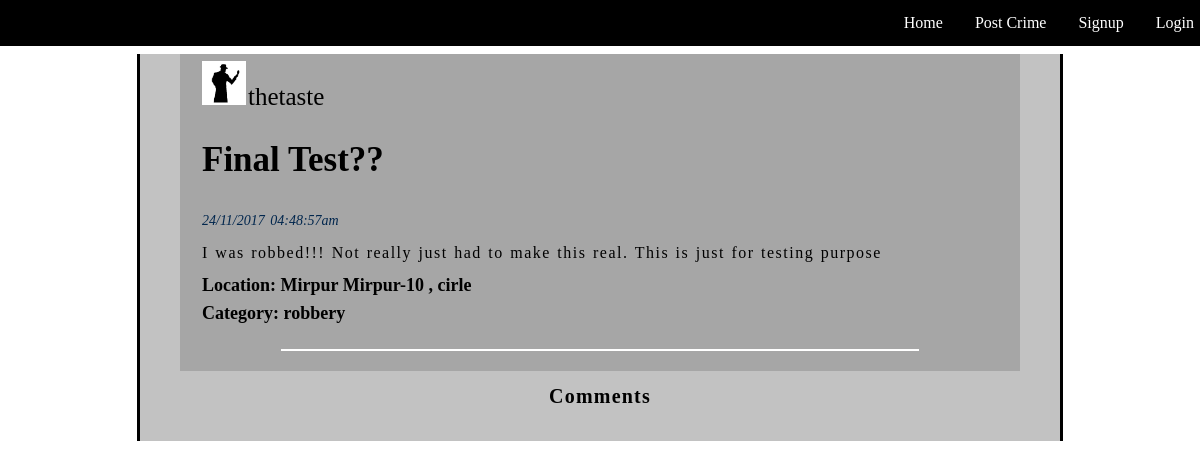
The app's page /Views/blog.php/login.php?blog_id=23, older data.
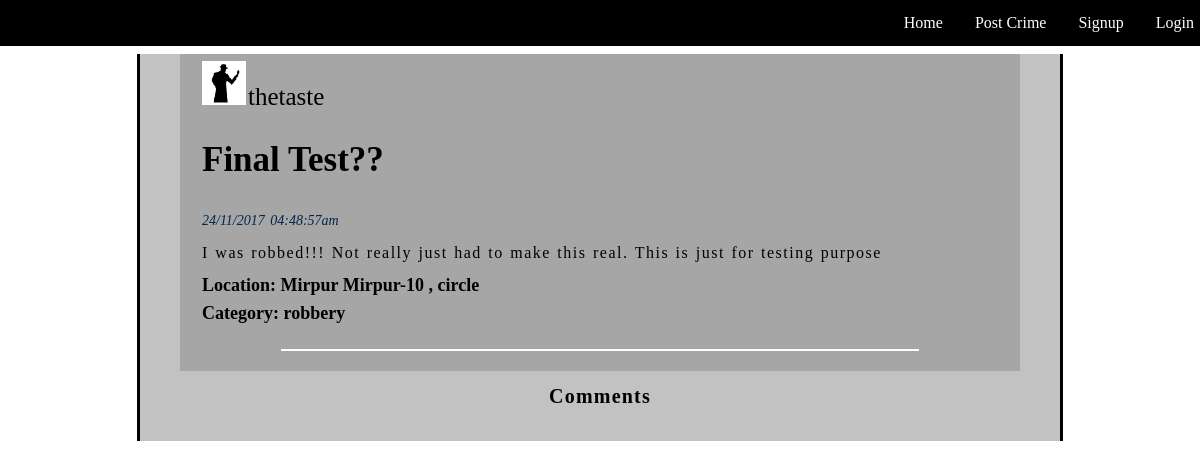
The same page, newer data.
### tables this page shows
CREATE TABLE `blogs` (
  `blog_id` int(11) NOT NULL,
  `title` varchar(100) DEFAULT NULL,
  `body` text,
  `datetime` varchar(70) DEFAULT NULL,
  `attachment` varchar(200) DEFAULT NULL,
  `blogger_id` int(11) DEFAULT NULL,
  `name_hidden` tinyint(1) DEFAULT NULL,
  `location` text,
  `category` varchar(50) DEFAULT NULL,
  `del` tinyint(1) DEFAULT '0'
);

CREATE TABLE `users` (
  `user_id` int(11) NOT NULL,
  `fname` varchar(80) DEFAULT NULL,
  `lname` varchar(80) DEFAULT NULL,
  `age` int(11) DEFAULT NULL,
  `bdate` varchar(11) DEFAULT NULL,
  `username` varchar(120) DEFAULT NULL,
  `email` varchar(50) DEFAULT NULL,
  `password` varchar(100) DEFAULT NULL,
  `pro_pic` varchar(180) DEFAULT NULL,
  `gender` varchar(20) DEFAULT NULL,
  `role` int(11) DEFAULT NULL,
  `del` tinyint(1) DEFAULT '0'
);

### Controllers/BlogController.php (called while the page is built, shortened)
<?php
require(get_include_path()."\Projects\aiub project\Models\BlogModel.php");
class BlogController{
    private $blog;
    function BlogController()
    {
        $this->blog = new BlogModel();
    }
    function bloggerName($id)
    {
        return $this->blog->getBloggerName($id);
    }
    function getBlog($id)
    {
        return $this->blog->getBlog($id);
    }
    function getBloggerProfilePicture($id)
    {
        return $this->blog->getBloggerPP($id);
    }
}
 ?>

### Models/Models.php (called while the page is built, shortened)
<?php
class Models{
    public $server;
    public $user;
    public $pass;
    public $db;
    protected $conn;
    function Models($server = "localhost:3306" , $user = "root" , $pass ="" , $db = "is_that_crime")
    {
        $this->server = $server;
        $this->user = $user;
        $this->pass = $pass;
        $this->db = $db;
    }
    private function openConnection()
    {
        $this->conn = new mysqli($this->server , $this->user , $this->pass , $this->db);
        if($this->conn->connect_error)
        {
            $this->errorMessage($this->conn->connect_error);
            return false;
        }
        else
            return true;
    }
    function executeQuery($query)
    {
        if($this->openConnection())
        {
            if($this->result = $this->conn->query($query))
            {
                if($this->result->num_rows > 0)
                {
                    return $this->result;
                }
                else
                {
                    return false;
                }
            }
            else
            {
                $this->errorMessage($this->conn->error);
                return false;
            }
        }
        else
        {
            $this->errorMessage($this->conn->error);
            return false;
        }
    }
}
?>

### Models/BlogModel.php (called while the page is built, shortened)
<?php
require_once("Models.php");
class BlogModel extends Models{
    function getBloggerName($id)
    {
        $name = $this->executeQuery("select username from users where user_id in (select blogger_id from blogs where blogger_id = $id);");
        if($name->num_rows > 0)
        {
            $name = $name->fetch_assoc();
            $name = $name["username"];
            return $name;
        }
        else
            return false;
    }
    function getBloggerPP($id)
    {
        $url = $this->executeQuery("select pro_pic from users where user_id in (select blogger_id from blogs where blogger_id = $id);");
        if($url->num_rows > 0)
        {
            $url = $url->fetch_assoc();
            $url = $url["pro_pic"];
            return $url;
        }
        else
            return false;
    }
    function getBlog($id)
    {
        $blog = $this->executeQuery("select * from blogs where blog_id = $id and del = false");
        if($blog->num_rows > 0)
        {
            $blog = $blog->fetch_assoc();
            return $blog;
        }
        else
            return false;
    }
}
 ?>

### Views/blog.php (the view, shortened to what the changed rows need)
<html>
<head>
    <link rel="stylesheet" type="text/css" href="http://localhost:<?php echo  $_SERVER["SERVER_PORT"];?>/Projects/aiub%20project/css/navigation.css">
    <link rel="stylesheet" type="text/css" href="http://localhost:<?php echo  $_SERVER["SERVER_PORT"];?>/Projects/aiub%20project/css/blog_style.css">
    <link rel="stylesheet" type="text/css" href="http://localhost:<?php echo  $_SERVER["SERVER_PORT"];?>/Projects/aiub%20project/css/comment_style.css">
        <?php
            require(get_include_path()."\Projects\aiub project\Controllers\UserController.php");
            $login = new Login();
            $userId = $login->getUserid();
            require_once(get_include_path()."\Projects\aiub project\Controllers\BlogController.php");
            $blogControl = new BlogController();
         ?>
</head>
<body>
<div>
    <article>
        <div id = "blog-container">
            <?php
            if(isset($_GET["blog_id"]))
            {
                $id = $_GET["blog_id"];
                $blog = $blogControl->getBlog($id);
                $blogger = "Anonymous";
                $blogger_pp = "";
                if(!$blog["name_hidden"])
                {
                    $blogger_id = $blog["blogger_id"];
                    $blogger = $blogControl->bloggerName($blogger_id);
                    $blogger_pp = $blogControl->getBloggerProfilePicture($blogger_id);
                }
                echo "<div id=\"blog-container-content\">";
                    echo "<img class='rectangular_pro_pic' src='$blogger_pp' onerror='return setDefaultPP(this)'/>";
                    echo "<b id =\"blogger_name\">".$blogger."</b>";
                    echo "<p class ='blog_title'>".$blog["title"]."</p>".checkRemovalbeBlog($blog["blog_id"] , $userId);
                    echo "<p class = \"datetime\">".$blog["datetime"]."</p>";
                    echo "<p class = \"body\">".$blog["body"]."</p>";
                    echo "<p class =\"bold-blog-content\">Location: ".$blog["location"]."</p>";
                    echo "<p class =\"bold-blog-content\">Category: ".$blog["category"]."</p>";
                echo "<hr>";
                echo "</div>";
                echo "<p id = \"comment-title\">Comments</p>";
            }
            else
            {
                echo "Do Not Mess Up The URL";
            }
         ?>
     </div>
    </article>
</div>
</body>
</html>
<?php
function checkRemovalbeBlog($blogid , $userid)
{
    return "";
}
 ?>

Row changes from the older to the newer data that the page shows:
changed blogs "Final Test??": location "Mirpur Mirpur-10 , cirle" → "Mirpur Mirpur-10 , circle"
